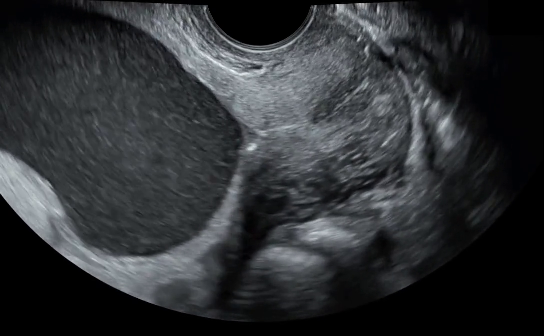
#> input picture data/raw data/test_0001.png, 544 x 336 px, given in place of test_0001.jpg, which was not available
$ python process.py
#> lines starting #> are read from the running program, lines starting #| are printed output that depends on the picture; pictures that were not available may be replaced by others from this repository, and a replacement may not be noted
import os
import cv2
import numpy as np

def create_synthetic_templates():
    templates = []
    # Thước đo siêu âm thường có kích thước từ 11 đến 21 pixel
    for size in range(11, 23, 2):
        # Tạo dấu '+' trắng trên nền đen
        plus = np.zeros((size, size), dtype=np.uint8)
        center = size // 2
        thickness = 2
        plus[center-thickness//2 : center+thickness//2+1, :] = 255
        plus[:, center-thickness//2 : center+thickness//2+1] = 255

        # Tạo dấu 'x' (xoay dấu + 45 độ)
        M = cv2.getRotationMatrix2D((center, center), 45, 1.0)
        cross = cv2.warpAffine(plus, M, (size, size))

        templates.append(('plus', plus))
        templates.append(('cross', cross))
    return templates

def process_image(input_path, output_path):
#> called with input_path = 'data/raw data/test_0001.jpg'
    img = cv2.imread(input_path)
#> img is the input picture: shape (336, 544, 3); mean B, G, R 51.6, 49, 46.7
    if img is None:
        print(f"Error reading image: {input_path}")
        return

    gray = cv2.cvtColor(img, cv2.COLOR_BGR2GRAY)
    h_img, w_img = gray.shape
#> h_img = 336; w_img = 544

    # Giới hạn vùng tìm kiếm ở trung tâm để tránh bắt nhầm chữ ở viền
    search_roi = gray[int(h_img*0.15):int(h_img*0.85), int(w_img*0.15):int(w_img*0.85)]
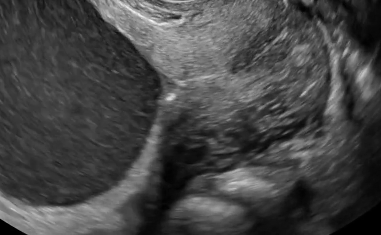
#> search_roi: shape (235, 381); min 0, max 248, mean 70
    offset_y, offset_x = int(h_img*0.15), int(w_img*0.15)
#> offset_y = 50; offset_x = 81

    templates = create_synthetic_templates()
    best_matches = []

    # Chạy Template Matching với tất cả các kích cỡ
    for name, tmpl in templates:
        h, w = tmpl.shape
        res = cv2.matchTemplate(search_roi, tmpl, cv2.TM_CCOEFF_NORMED)

        # Ngưỡng 0.65 là đủ chặt chẽ để loại bỏ mô mềm, nhưng vẫn nhận diện được caliper bị mờ do nén ảnh
        threshold = 0.65
        loc = np.where(res >= threshold)

        for pt in zip(*loc[::-1]):
            # Lưu lại điểm có score cao (x, y, w, h, score, mask)
            score = res[pt[1], pt[0]]
            best_matches.append((pt[0] + offset_x, pt[1] + offset_y, w, h, score, tmpl))
#> this loop made 12 passes
#> pass 1, in process_image, `res = cv2.matchTemplate(search_roi, tmpl, cv2.TM_CCOEFF_NORMED)`:
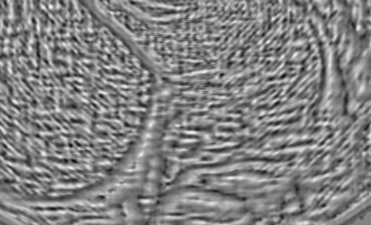
#> res: shape (225, 371) float32; min -0.684, max 0.644, mean -0.00496; drawn with min black and max white
#> pass 2, in process_image, `res = cv2.matchTemplate(search_roi, tmpl, cv2.TM_CCOEFF_NORMED)`:
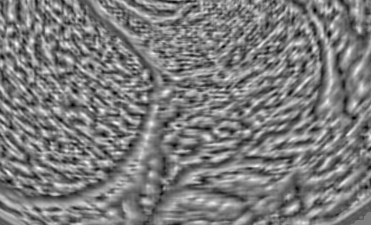
#> res: shape (225, 371) float32; min -0.594, max 0.61, mean -0.00633; drawn with min black and max white
#> pass 3, in process_image, `res = cv2.matchTemplate(search_roi, tmpl, cv2.TM_CCOEFF_NORMED)`:
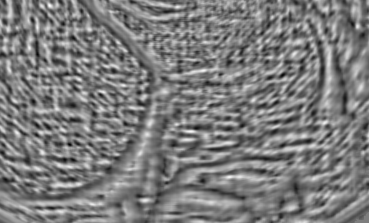
#> res: shape (223, 369) float32; min -0.61, max 0.63, mean -0.00381; drawn with min black and max white
#> after the loop, best_matches = []

    # Sắp xếp theo score giảm dần
    best_matches.sort(key=lambda x: x[4], reverse=True)

    # Lọc Non-Maximum Suppression (NMS) để không vẽ đè nhiều lần lên cùng 1 vị trí
    final_boxes = []
    for match in best_matches:
        x, y, w, h, score, tmpl = match
        overlap = False
        for fx, fy, fw, fh, _, _ in final_boxes:
            # Nếu khoảng cách giữa 2 tâm nhỏ hơn kích thước caliper, coi như là 1
            if abs((x + w/2) - (fx + fw/2)) < w and abs((y + h/2) - (fy + fh/2)) < h:
                overlap = True
                break
        if not overlap:
            final_boxes.append(match)
            # Dấu thước đo trên siêu âm hiếm khi xuất hiện quá 10 cái (thường là 2-4 cái)
            if len(final_boxes) >= 6:
                break
#> this loop made 0 passes
#> after the loop, final_boxes = []

    # Tiến hành tô màu vàng cho các dấu tìm được
    for x, y, w, h, score, tmpl in final_boxes:
        roi = img[y:y+h, x:x+w]

        # Chỉ tô màu vào phần rãnh trắng của template (giữ lại viền đen)
        # Sử dụng template như một mask
        mask = tmpl > 128

        # Tô màu vàng
        roi[mask] = [0, 255, 255]
        img[y:y+h, x:x+w] = roi

    cv2.imwrite(output_path, img)
    print(f"Processed image saved to: {output_path}. Found {len(final_boxes)} marks.")
#| Processed image saved to: data/processed data/test_0001_processed.jpg. Found 0 marks.

def main():
    raw_dir = os.path.join("data", "raw data")
    processed_dir = os.path.join("data", "processed data")
    os.makedirs(processed_dir, exist_ok=True)

    test_file_name = "test_0001.jpg"
    input_path = os.path.join(raw_dir, test_file_name)

    base_name, ext = os.path.splitext(test_file_name)
    output_path = os.path.join(processed_dir, f"{base_name}_processed{ext}")

    if os.path.exists(input_path):
        process_image(input_path, output_path)
    else:
        print(f"Error: Could not find input file at {input_path}")

if __name__ == "__main__":
    main()
